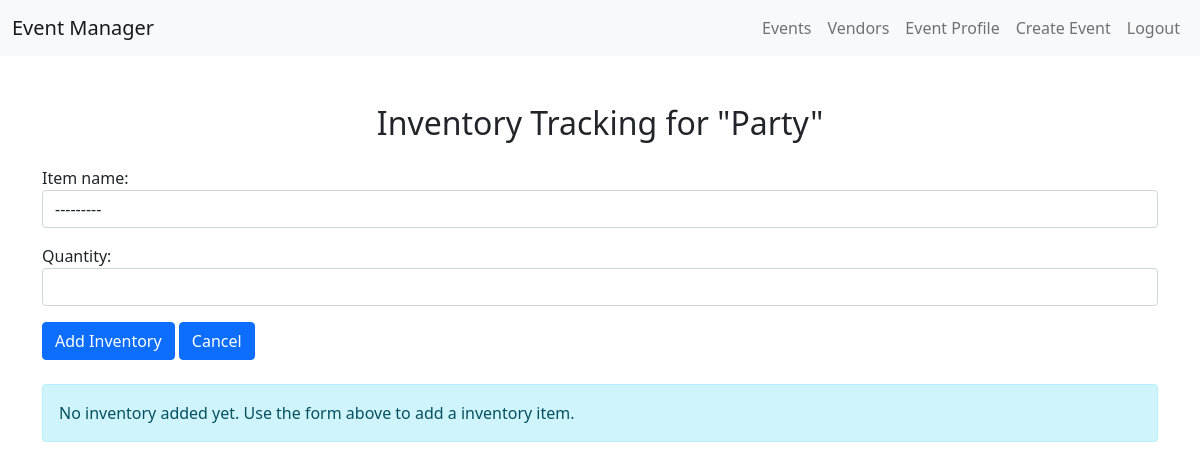
Page /inventory/2/ (signed in) on the earlier database version.
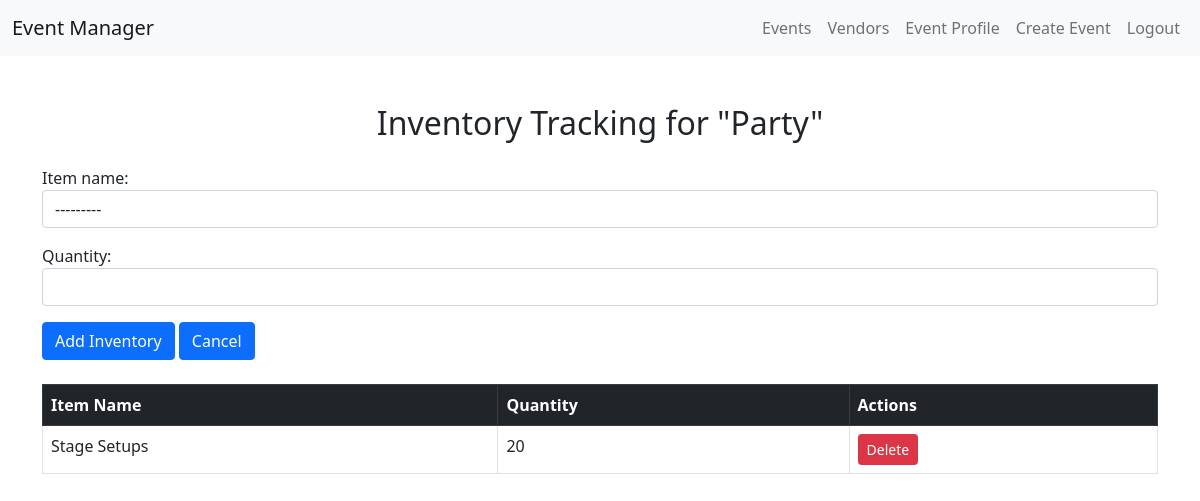
Same page on the later database version.
### base/models.py (models this page shows, shortened)
class Inventory(models.Model):
    item_name = models.ForeignKey('InventoryCategory', on_delete=models.CASCADE)
    quantity = models.IntegerField()
    event = models.ForeignKey(Event, on_delete=models.CASCADE)

class InventoryCategory(models.Model):
    name = models.CharField(max_length=100)
    def __str__(self):
        return self.name

### base/views.py (the view)
# urls.py: path('inventory/<int:event_id>/', views.inventory_tracking, name='inventory'),
@login_required(login_url='login')
@user_passes_test(lambda u: is_Admin(u) or is_EventPlanner(u))
def inventory_tracking(request, event_id):
    event = Event.objects.get(id=event_id)
    inventory = Inventory.objects.filter(event=event)
    if request.method == 'POST':
        form = InventoryForm(request.POST)
        if form.is_valid():
            item = form.save(commit=False)
            item.event = event
            item.save()
            return redirect('inventory', event_id=event_id)
    else:
        form = InventoryForm()
    return render(request, 'inventoryTracking.html', {'event': event, 'inventory': inventory, 'form': form})

### base/forms.py
class InventoryForm(forms.ModelForm):
    class Meta:
        model = Inventory
        fields = ['item_name', 'quantity']
        widgets = {
            'item_name': forms.Select(attrs={'class': 'form-control'}),
            'quantity': forms.NumberInput(attrs={'class': 'form-control'}),
        }

### base/templatetags/events.py (called while the page is built)
@register.filter(name='is_EventPlanner')
def is_EventPlanner(user):
    return user.groups.filter(name='Event Planner').exists()

@register.filter(name='is_Admin')
def is_Admin(user):
    return user.groups.filter(name='Admin').exists()

@register.filter(name='is_Vendor')
def is_Vendor(user):
    return user.groups.filter(name='Vendor').exists()

### base/views.py (called while the page is built)
def is_Admin(user):
    return user.groups.filter(name='Admin').exists()

def is_EventPlanner(user):
    return user.groups.filter(name='Event Planner').exists()

### templates/inventoryTracking.html (shortened to what this page needs)
{% load events %}
<!DOCTYPE html>
<html lang="en">
<head>
    <link href="https://cdn.jsdelivr.net/npm/bootstrap@5.0.2/dist/css/bootstrap.min.css" rel="stylesheet">
</head>
<body>
    {% include 'navbar.html' %}
    <div class="container mt-5">
        <h2 class="text-center mb-4">Inventory Tracking for "{{ event.name }}"</h2>
        <form method="post" class="mb-4">
            {{ form.as_p }}
            <button type="submit" class="btn btn-primary">Add Inventory</button>
            <a href="{% url 'event-details' event.id %}" class="btn btn-primary">Cancel</a>
        </form>
        {% if inventory %}
        <table class="table table-bordered table-hover">
            <thead class="table-dark">
                <tr>
                    <th>Item Name</th>
                    <th>Quantity</th>
                    <th>Actions</th>
                </tr>
            </thead>
            <tbody>
                {% for item in inventory %}
                <tr>
                    <td>{{ item.item_name }}</td>
                    <td>{{ item.quantity }}</td>
                    <td>
                        <a href="{% url 'inventory-delete' inventory_id=item.id %}" class="btn btn-sm btn-danger">Delete</a>
                </tr>
                {% endfor %}
            </tbody>
        </table>
        {% else %}
        <div class="alert alert-info" role="alert">
            No inventory added yet. Use the form above to add a inventory item.
        </div>
        {% endif %}
    </div>
</body>
</html>

Differences in the rows shown:
added Inventory: item_name "Stage Setups", quantity "20"
Other differences:
text no longer shown: "No inventory added yet. Use the form above to add a inventory item."
text now shown: "Item Name Quantity Actions"
